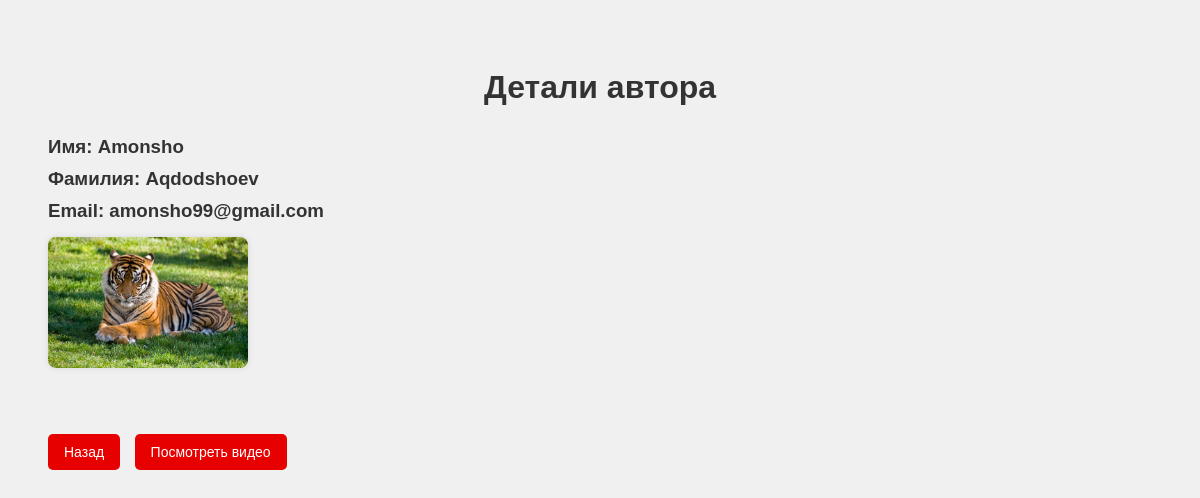
Page /details_u/1 on the earlier database version.
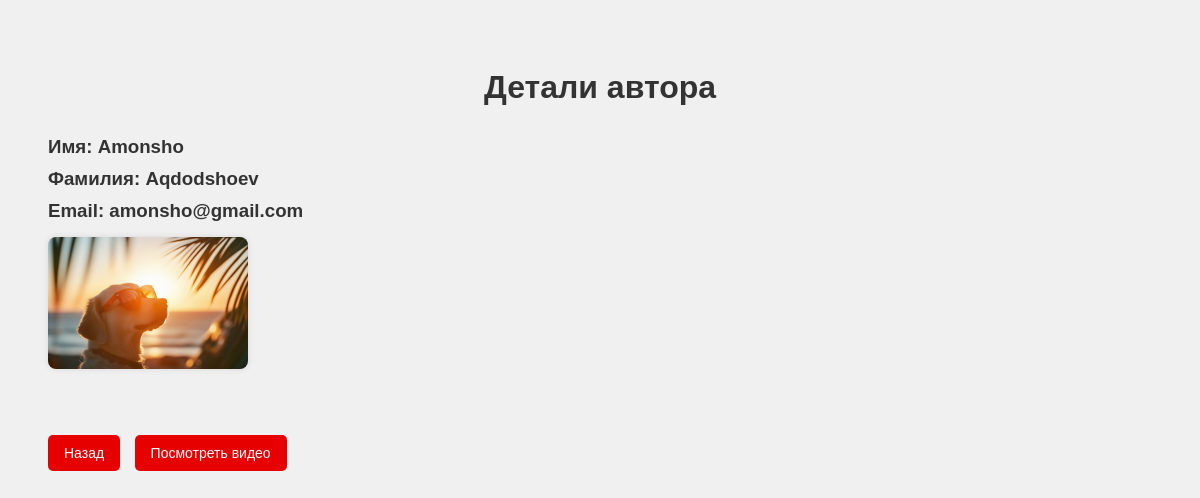
Same page on the later database version.
### myapp/models.py (models this page shows, shortened)
class User(models.Model):
    name = models.CharField(max_length=50)
    surname = models.CharField(max_length=50)
    email = models.EmailField(max_length=250,unique=True)
    photo = models.ImageField(upload_to='images')

### myapp/views.py (the view)
# urls.py: path('details_u/<int:id>',details_user,name='details_u'),
def details_user(request,id):
    user = get_object_or_404(User,id=id)
    return render(request,'details_u.html',{'user':user})

### myapp/templates/details_u.html (shortened to what this page needs)
{% load static %}
<!DOCTYPE html>
<html lang="en">
<head>
    <link rel="stylesheet" href="{% static 'styles/details_u_style.css' %}">
</head>
<body>
    <h1>Детали автора</h1>
    <h3>Имя: {{user.name}}</h3>
    <h3>Фамилия: {{user.surname}}</h3>
    <h3>Email: {{user.email}}</h3>
    <img src="{{user.photo.url}}" alt="">
    <br> <br>
    <a href="{% url 'get_u' %}"><button>Назад</button></a>
    <a href="{% url 'user_videos' user.id %}"><button>Посмотреть видео</button></a>
</body>
</html>

### myapp/static/styles/details_u_style.css (style rules this page uses)
body { font-family: Arial, sans-serif; background-color: #f0f0f0; padding: 40px; color: #333; }
h1 { text-align: center; margin-bottom: 30px; }
h3 { margin: 10px 0; }
img { display: block; max-width: 200px; height: auto; border-radius: 8px; box-shadow: 0 0 6px rgba(0,0,0,0.1); margin-top: 15px; margin-bottom: 30px; }
button { background-color: #e60000; color: white; border: none; padding: 10px 16px; margin-right: 10px; border-radius: 5px; cursor: pointer; font-size: 14px; }

Differences in the rows shown:
changed User "Amonsho": email "amonsho99@gmail.com" → "amonsho@gmail.com"; photo: a different picture
